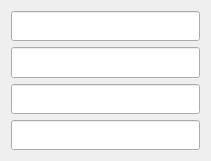
       <widget class="QWidget" name="layoutWidget">
        <property name="geometry">
         <rect>
          <x>470</x>
          <y>10</y>
          <width>211</width>
          <height>161</height>
         </rect>
        </property>
        <layout class="QVBoxLayout" name="verticalLayout_18">
         <item>
          <widget class="QLineEdit" name="txtEmail">
           <property name="maximumSize">
            <size>
             <width>210</width>
             <height>40</height>
            </size>
           </property>
          </widget>
         </item>
         <item>
          <widget class="QLineEdit" name="txtPhone">
           <property name="maximumSize">
            <size>
             <width>210</width>
             <height>40</height>
            </size>
           </property>
          </widget>
         </item>
         <item>
          <widget class="QLineEdit" name="txtUserName">
           <property name="maximumSize">
            <size>
             <width>210</width>
             <height>40</height>
            </size>
           </property>
          </widget>
         </item>
         <item>
          <widget class="QLineEdit" name="txtPassword">
           <property name="maximumSize">
            <size>
             <width>210</width>
             <height>40</height>
            </size>
           </property>
           <property name="echoMode">
            <enum>QLineEdit::Password</enum>
           </property>
          </widget>
         </item>
        </layout>
       </widget>
